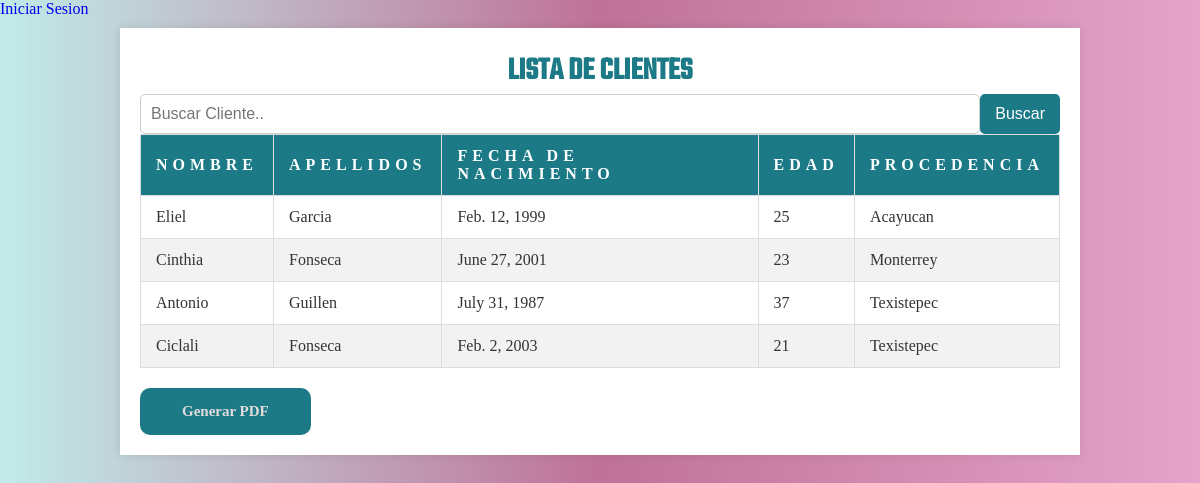
/clientes/, run on the app's committed database.
### clientes/models.py (models this page shows, shortened)
class Cliente(models.Model):
    nombre = models.CharField(max_length=100)
    apellido = models.CharField(max_length=100)
    fecha_nac = models.DateField()
    edad = models.IntegerField(null=True, blank=True)
    lugar = models.CharField(max_length=255, null=True, blank=True)
    foto = models.ImageField(upload_to='clientes_fotos', blank=True, null=True)

### clientes/views.py (the view)
# urls.py: path('', views.cliente_list, name='cliente_list'),
def cliente_list(request):
    query = request.GET.get("q")
    if query:
        clientes = Cliente.objects.filter(
            Q(nombre__icontains=query) |  Q(apellido__icontains=query)
        )
    else:
        clientes = Cliente.objects.all()
    return render(request, 'clientes/cliente_list.html', {'clientes':clientes})

### clientes/templates/clientes/cliente_list.html (shortened to what this page needs)
<!DOCTYPE html>
<html lang="es">
    <head>
        {% load static %}
        <link rel="stylesheet" type="text/css" href="{% static 'clientes/style.css' %}">
    </head>
    <body>
        <header>
            <div class="navbar">
                {%if user.is_authenticated%}
                <a href="{% url 'logout' %}">Cerrar sesion</a>
            {%else%}
                <a href="{% url 'login' %}">Iniciar Sesion</a>
            {%endif%}
            </div>
        </header>
        <div class="container">
            <h1>Lista de Clientes</h1>
            <form class = "search" method="get">
                <input type="text" name ="q" placeholder="Buscar Cliente..">
                <button type="submit">Buscar</button>
            </form>
            <table class="clientes-table">
                <thead>
                    <tr>
                        <th>Nombre</th>
                        <th>Apellidos</th>
                        <th>Fecha de Nacimiento</th>
                        <th>Edad</th>
                        <th>Procedencia</th>
                    </tr>
                </thead>
                <tbody>
                    {% for cliente in clientes %}
                    <tr>
                        <td> {{ cliente.nombre }} </td>
                        <td> {{ cliente.apellido }} </td>
                        <td> {{ cliente.fecha_nac }} </td>
                        <td> {{ cliente.edad }} </td>
                        <td> {{ cliente.lugar }} </td>
                    </tr>
                    {% endfor %}
                </tbody>
            </table>
            <a class="btn" href="{% url 'generar_pdf_cliente' %}?q={{ request.GET.q }}">Generar PDF</a>
        </div>
    </body>
</html>

### clientes/static/clientes/style.css (style rules this page uses)
* { margin: 0; padding: 0; border: none; box-sizing: border-box; list-style: none; text-decoration: none; scroll-behavior: smooth; }
:root { --text-color: #000000; --bg-color: #000; --main-color: #1c7a87; --text-colors: #0b9f95; --p-font: 1rem; --h2-font: 2rem; --h1-font: 6rem; }
body { color: var(--text-color); background: var(--bg-color); background: linear-gradient(to left, rgba(211, 103, 166, 0.6), rgba(149, 19, 82, 0.6), rgba(48, 190, 183, 0.3) ); }
h1 { width: 100%; text-align: center; color: var(--main-color); text-transform: uppercase; font-size: var(--h2-font); font-family: 'Teko'; }
.btn { display: inline-block; padding: 13px 40px; background: var(--main-color); color: #e4dcdc; font-size: 15px; font-weight: 600; cursor: pointer; border: 2px solid transparent; border-radius: 10px; }
.container { width: 80%; margin: 10px auto; padding: 20px; background-color: white; box-shadow: 0 0 10px rgba(0, 0, 0, 0.1); }
.clientes-table { width: 100%; border-collapse: collapse; margin-bottom: 20px; font-size: var(--p-font); }
.clientes-table thead { background-color: var(--main-color); color: white; letter-spacing: 5px; }
.clientes-table th, .clientes-table td { padding: 12px 15px; text-align: left; border: 1px solid #ddd; }
.clientes-table th { font-weight: bold; text-transform: uppercase; }
.clientes-table tbody tr:nth-child(even) { background-color: #f2f2f2; }
.clientes-table td { color: #333; }
form.search { display: flex; justify-content: center; flex-direction: row; }
form { display: flex; flex-direction: column; }
input { padding: 10px; border: 1px solid #ccc; border-radius: 5px; font-size: 16px; width: 100%; box-sizing: border-box; transition: border-color 0.3s ease; }
button { padding: 10px 15px; background-color: var(--main-color); border: none; border-radius: 5px; color: white; font-size: 16px; cursor: pointer; transition: background-color 0.3s ease; }

### data on the page
Cliente: nombre "Eliel", apellido "Garcia", fecha_nac "Feb. 12, 1999", edad "25", lugar "Acayucan"
Cliente: nombre "Cinthia", apellido "Fonseca", fecha_nac "June 27, 2001", edad "23", lugar "Monterrey"
Cliente: nombre "Antonio", apellido "Guillen", fecha_nac "July 31, 1987", edad "37", lugar "Texistepec"
Cliente: nombre "Ciclali", apellido "Fonseca", fecha_nac "Feb. 2, 2003", edad "21", lugar "Texistepec"
